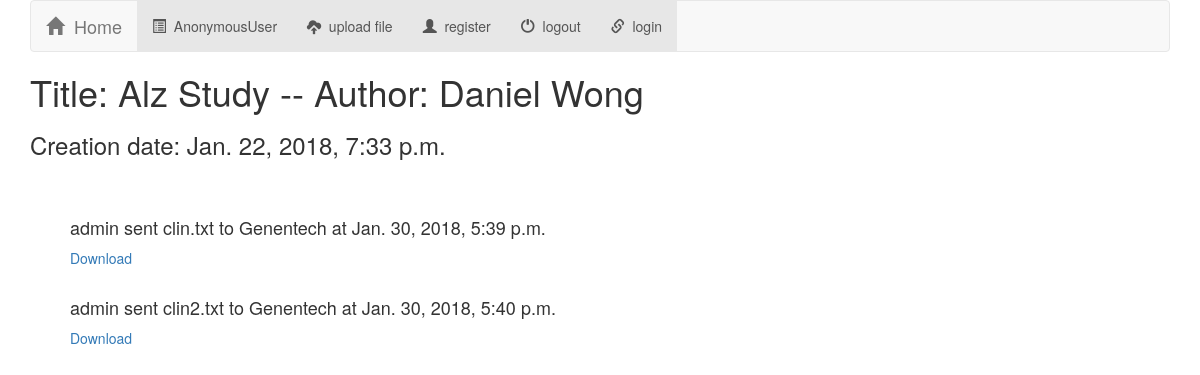
/clinicaltrials/2/, run on an earlier commit of the app's database.
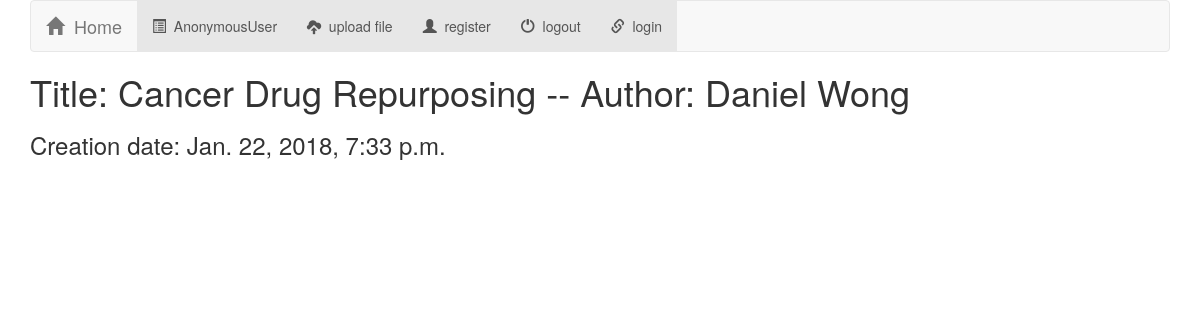
And on a later commit of the database.
### clinicaltrials/models.py (models this page shows, shortened)
class clinicaltrial(models.Model):
	author = models.CharField(max_length = 300)
	title = models.CharField(max_length = 300)
	creationDate = models.DateTimeField(auto_now_add=True)
	def __str__(self):
		return "Title: " + self.title + " -- Author: " + self.author

class file(models.Model):
	clinicaltrial = models.ForeignKey(clinicaltrial, on_delete = models.CASCADE, blank=True, null=True)
	owner = models.ForeignKey(User, related_name="owner", on_delete = models.CASCADE, blank=True, null=True, unique = False)
	sender = models.ForeignKey(User, related_name="sender", on_delete = models.CASCADE, blank=True, null=True, unique = False)
	filename = models.CharField(max_length = 100)
	encrypted = models.BooleanField(default=False, blank=True)
	password = models.CharField(max_length=500, blank=True, default='')
	data = models.FileField()
	uploadDate = models.DateTimeField(auto_now_add=True)
	dataHash = models.CharField(max_length = 100, blank = True, null= True)

### clinicaltrials/views.py (the view)
# urls.py: url(r'^(?P<clinicaltrial_id>[0-9]+)/$', views.detail, name = "detail"),
def detail(request, clinicaltrial_id):
    try:
        trial = clinicaltrial.objects.get(pk = clinicaltrial_id)
        allFiles = trial.file_set.all()
    except:
        raise Http404("trial does not exist")
    return render(request, 'clinicaltrials/detail.html', {'trial': trial, 'allFiles': allFiles})

### clinicaltrials/templates/clinicaltrials/detail.html (shortened to what this page needs)
{% extends 'clinicaltrials/base.html' %}
{% block body %}
<h1> {{trial}} </h1>
<h3> Creation date: {{trial.creationDate}}</h3>
<br> <br>
{% for file in allFiles %}
	<ul>
		<h4> {{file.sender}} sent {{file.filename}} to {{file.owner}} at {{file.uploadDate}}</h4>
		<a href="{% url 'clinicaltrial:download' file.data.path %}"> Download </a>
		<br>
		<br>
	</ul>
{% endfor %}
{% endblock %}

What changed in the data, as far as the page shows it:
removed file: sender "admin", filename "clin.txt", owner "Genentech", uploadDate "Jan. 30, 2018, 5:39 p.m."
removed file: sender "admin", filename "clin2.txt", owner "Genentech", uploadDate "Jan. 30, 2018, 5:40 p.m."
changed clinicaltrial: title+author "Title: Alz Study -- Author: Daniel Wong" → "Title: Cancer Drug Repurposing -- Author: Daniel Wong"
